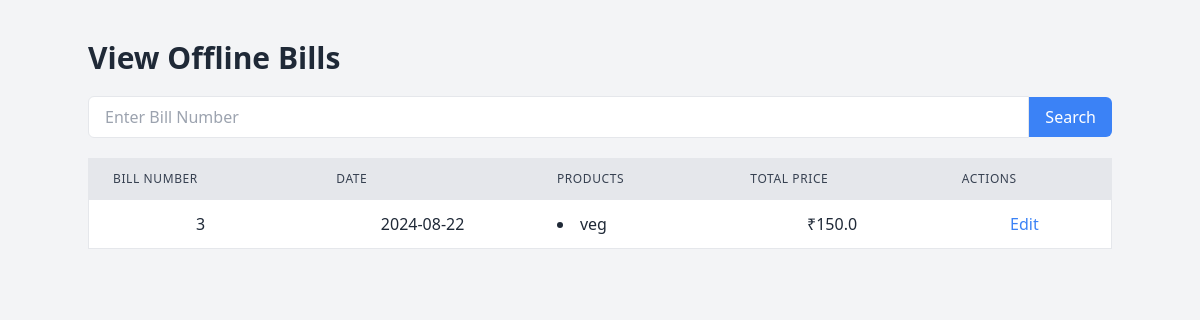
/search_offline_bill?bill_no=3 (signed in), run on the app's committed database.
### models.py (models this page shows, shortened)
class TransactionRecord(db.Model):
    id = db.Column(db.Integer, primary_key=True)
    bill_no = db.Column(db.Integer, unique=True, nullable=False)
    date = db.Column(db.Date, nullable=False, default=datetime.utcnow)
    total_price = db.Column(db.Float, nullable=False)
    billing_mode = db.Column(db.String(10), nullable=False)  # New field to store 'online' or 'offline'
    organisation_id = db.Column(db.Integer, db.ForeignKey('organisation.id'), nullable=False)
    customer_id = db.Column(db.Integer, db.ForeignKey('customer.id'), nullable=True)  # Allow null if no customer info
    items = db.relationship('TransactionItem', backref='transaction', lazy=True)
    customer = db.relationship('Customer', backref='transaction_records')

class TransactionItem(db.Model):
    id = db.Column(db.Integer, primary_key=True)
    transaction_id = db.Column(db.Integer, db.ForeignKey('transaction_record.id'), nullable=False)
    product_id = db.Column(db.Integer, db.ForeignKey('product.id'), nullable=False)
    quantity = db.Column(db.Integer, nullable=False)
    total_price = db.Column(db.Float, nullable=False)

class Product(db.Model):
    id = db.Column(db.Integer, primary_key=True)
    name = db.Column(db.String(100), nullable=False)
    SKU = db.Column(db.String(50), nullable=False)
    net_price = db.Column(db.Float, nullable=False)
    selling_price = db.Column(db.Float, nullable=False)
    quantity = db.Column(db.Integer, nullable=False)
    seller = db.Column(db.String(100), nullable=False)
    organisation_id = db.Column(db.Integer, db.ForeignKey('organisation.id'), nullable=False)
    category_id = db.Column(db.Integer, db.ForeignKey('product_category.id'), nullable=True)  # Allow null if category not mandatory
    inventory = db.relationship('Inventory', backref='product', lazy=True)

### blueprints/billing.py (the view)
@billing_bp.route('/search_offline_bill', methods=['GET'])
def search_offline_bill():
    organisation_id = session.get('organisation_id')
    if not organisation_id:
        flash('User is not logged in!', 'danger')
        return redirect(url_for('auth.login'))
    bill_no = request.args.get('bill_no')
    bills = []
    bill_items_dict = {}
    if bill_no:
        bills = TransactionRecord.query.filter_by(
            organisation_id=organisation_id,
            billing_mode='offline',
            bill_no=bill_no
        ).all()
        if bills:
            bill_ids = [bill.id for bill in bills]
            bill_items = db.session.query(
                TransactionItem,
                Product.name.label('product_name'),
                Product.SKU.label('product_sku')
            ).join(Product, TransactionItem.product_id == Product.id).filter(
                TransactionItem.transaction_id.in_(bill_ids)
            ).all()
            for item in bill_items:
                if item.TransactionItem.transaction_id not in bill_items_dict:
                    bill_items_dict[item.TransactionItem.transaction_id] = []
                bill_items_dict[item.TransactionItem.transaction_id].append(item)
    return render_template('view_offline_bills.html', bills=bills, bill_items_dict=bill_items_dict)

### templates/view_offline_bills.html (shortened to what this page needs)
<!DOCTYPE html>
<html lang="en">
<head>
    <link href="https://cdn.jsdelivr.net/npm/tailwindcss@2.2.19/dist/tailwind.min.css" rel="stylesheet">
</head>
<body class="bg-gray-100 text-gray-800">
    <div class="container mx-auto mt-10">
        <h1 class="text-3xl font-bold mb-5">View Offline Bills</h1>
        <form method="GET" action="{{ url_for('billing.search_offline_bill') }}" class="mb-5">
            <div class="flex items-center">
                <input
                    type="text"
                    name="bill_no"
                    id="bill_no"
                    class="w-full px-4 py-2 border rounded-l-md focus:outline-none focus:ring-2 focus:ring-blue-500"
                    placeholder="Enter Bill Number"
                    required
                >
                <button type="submit" class="bg-blue-500 text-white px-4 py-2 rounded-r-md hover:bg-blue-600">
                    Search
                </button>
            </div>
        </form>
        <div class="overflow-x-auto">
            <table class="min-w-full bg-white border border-gray-200">
                <thead>
                    <tr class="bg-gray-200">
                        <th class="py-3 px-6 text-left text-xs font-medium text-gray-700 uppercase tracking-wider border-b">Bill Number</th>
                        <th class="py-3 px-6 text-left text-xs font-medium text-gray-700 uppercase tracking-wider border-b">Date</th>
                        <th class="py-3 px-6 text-left text-xs font-medium text-gray-700 uppercase tracking-wider border-b">Products</th>
                        <th class="py-3 px-6 text-left text-xs font-medium text-gray-700 uppercase tracking-wider border-b">Total Price</th>
                        <th class="py-3 px-6 text-left text-xs font-medium text-gray-700 uppercase tracking-wider border-b">Actions</th>
                    </tr>
                </thead>
                <tbody>
                    {% if bills %}
                        {% for bill in bills %}
                        <tr class="hover:bg-gray-100">
                            <td class="py-3 px-6 text-center border-b">{{ bill.bill_no }}</td>
                            <td class="py-3 px-6 text-center border-b">{{ bill.date }}</td>
                            <td class="py-3 px-6 border-b">
                                <ul class="list-disc list-inside">
                                    {% for item in bill_items_dict[bill.id] %}
                                    <li>
                                        {{ item.product_name }}
                                    </li>
                                    {% endfor %}
                                </ul>
                            </td>
                            <td class="py-3 px-6 text-center border-b">₹{{ bill.total_price }}</td>
                            <td class="py-3 px-6 text-center border-b">
                                <a href="{{ url_for('billing.edit_offline_bill', bill_id=bill.id) }}" class="text-blue-500 hover:text-blue-700">Edit</a>
                            </td>
                        </tr>
                        {% endfor %}
                    {% else %}
                        <tr>
                            <td colspan="5" class="py-3 px-6 text-center border-b">No bills found.</td>
                        </tr>
                    {% endif %}
                </tbody>
            </table>
        </div>
    </div>
</body>
</html>

### data on the page
TransactionRecord: bill_no "3", date "2024-08-22", total_price "150.0"
TransactionItem: product_name "veg"
